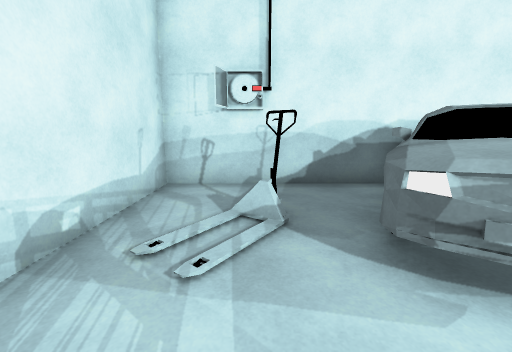
View 1 (above)

22 first-person views from a walk through a 3-D level made in the Unity game engine. The camera is 1.4 m above the floor, tilts 10° down and sees 90° across. The floor is counted in squares, 1 m on a side. Each view is taken from the middle of a square. On the plan, view 1 faces up. The plan holds only what a view shows up to about 13 squares ahead; the rest is blank. Some animated figures are not drawn.

View 2
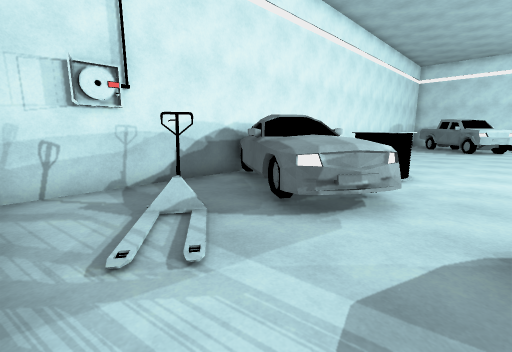

View 3
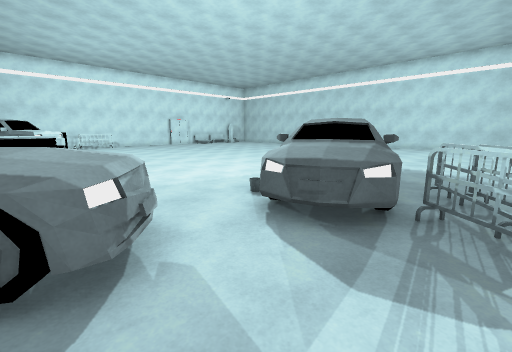

View 4
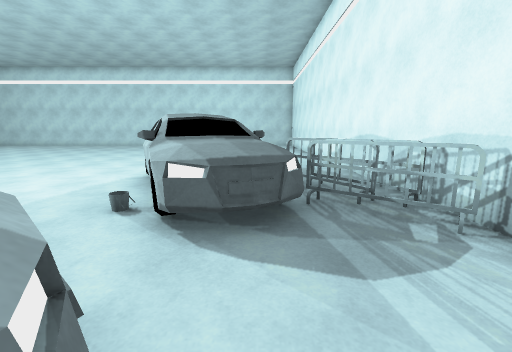

View 5
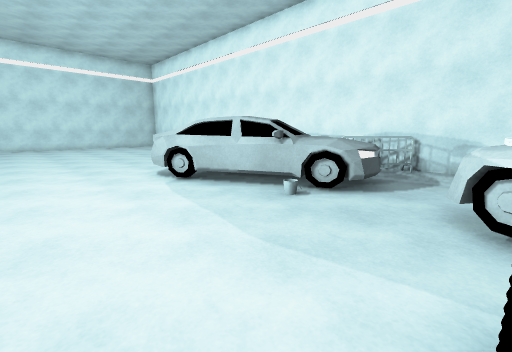

View 6
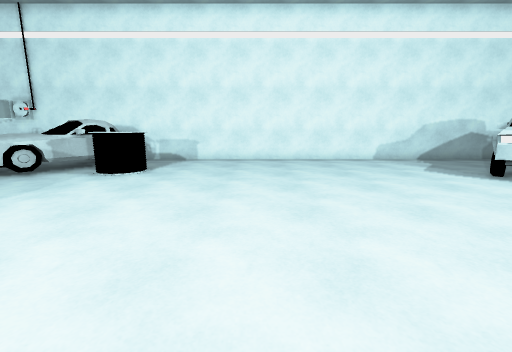

View 7
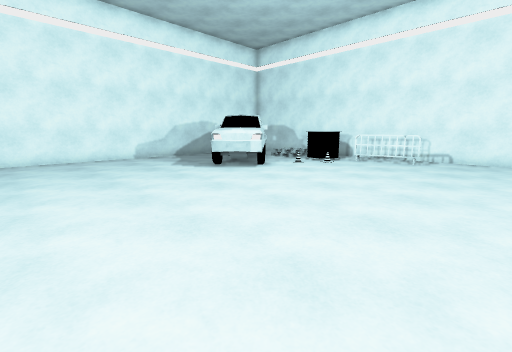

View 8
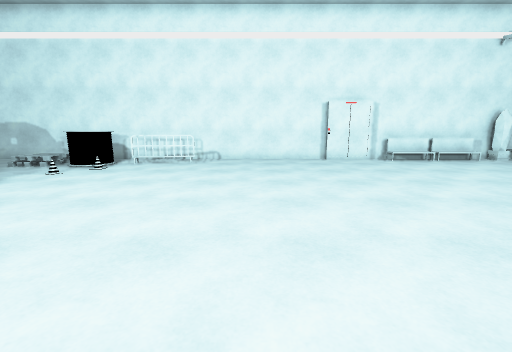

View 9
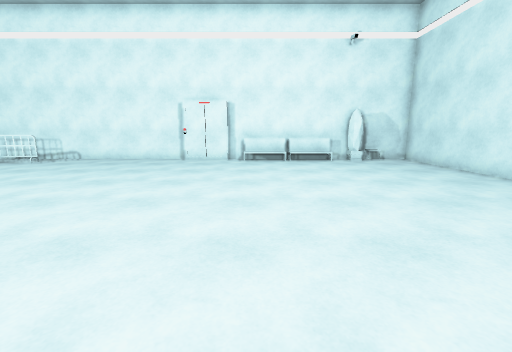

View 10
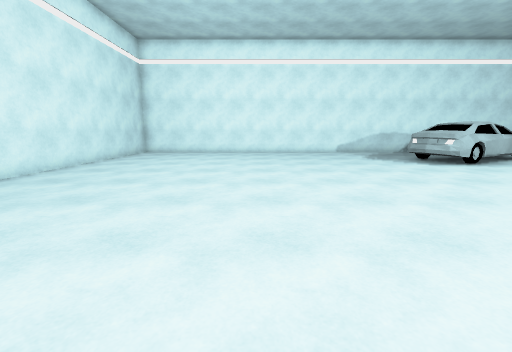

View 11
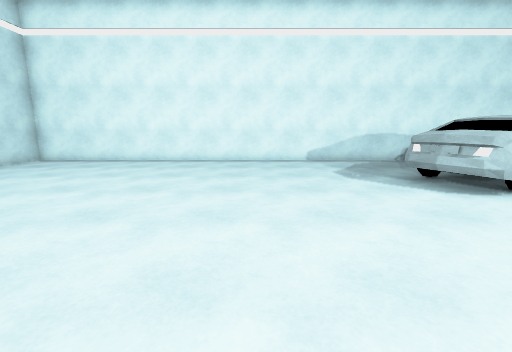

View 12
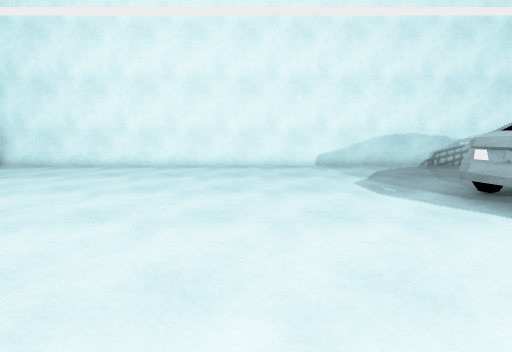

View 13
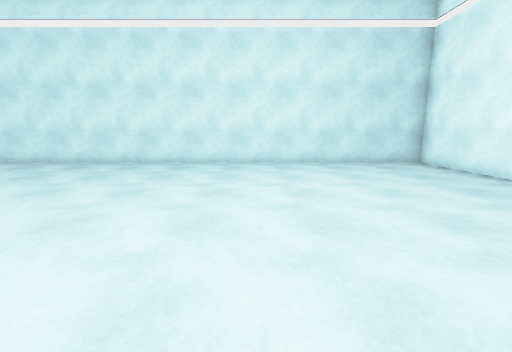

View 14
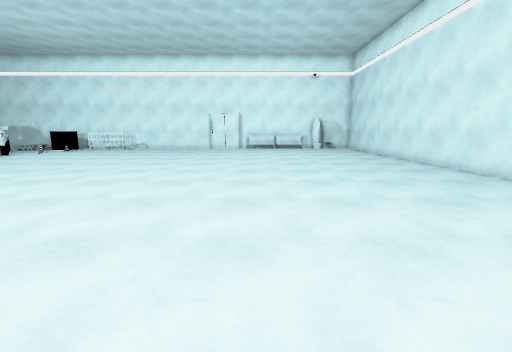

View 15
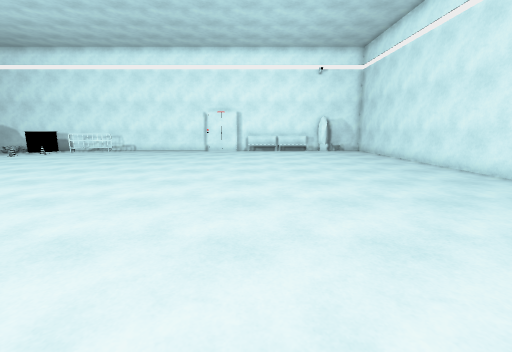

View 16
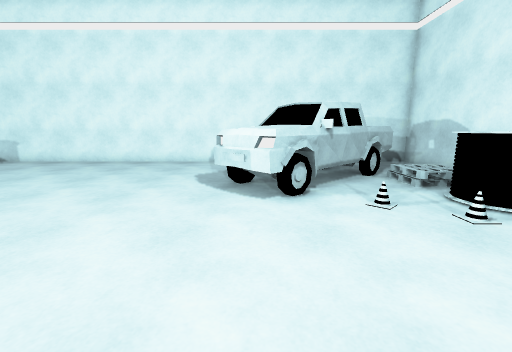

View 17
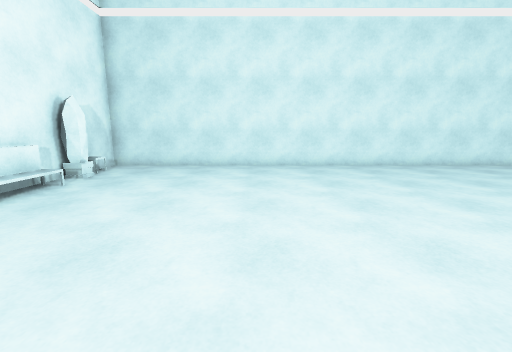

View 18
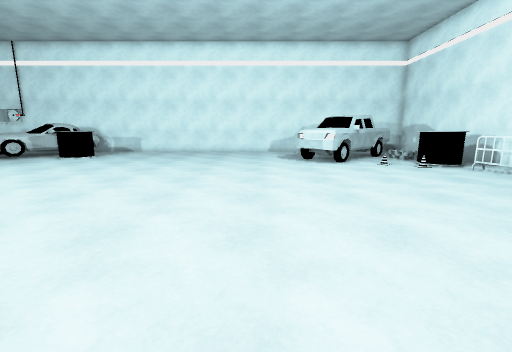

View 19
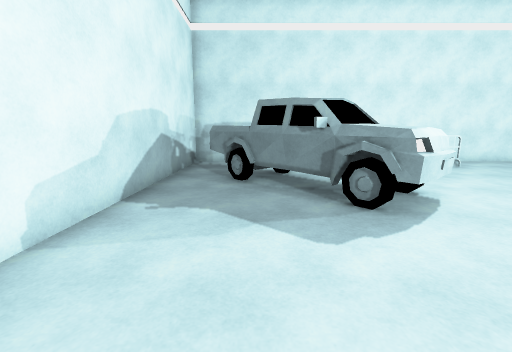

View 20
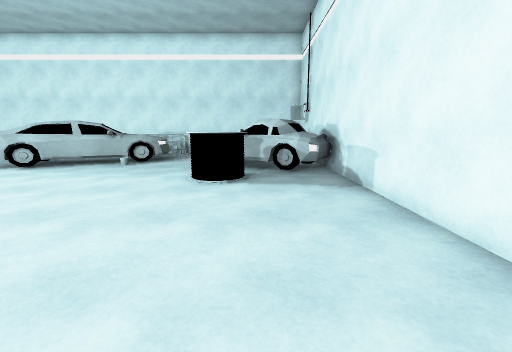

View 21
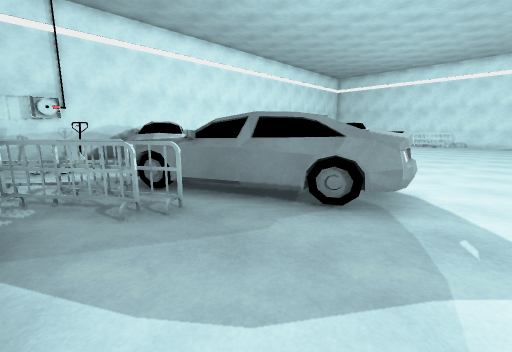

View 22
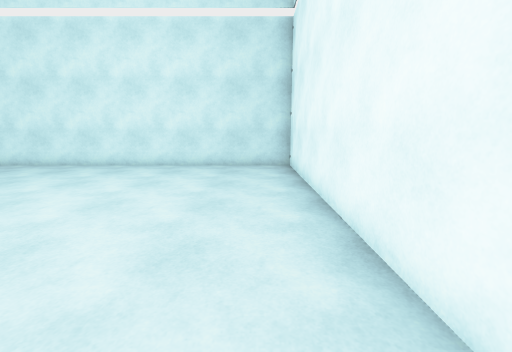

### Floor plan
Key: @ floor where view 1 was taken; # wall or solid block; x gap in a wall; . floor; C car; P pallet; R drum; A railing; T thing the floor can be seen under or through; N cone; H chair; O other object.
Columns run from 3 left of view 1 to 26 right of it. Each row starts with its distance up from view 1.
  7 ##############################
  6 #.....#CC#...................#
  5 #.....CCC#...............C ..#
  4 #..Px#CCC#..............CCC. #
  3 #....CCC.RR............C C#. #
  2 #....CC#.##..........#CCC#.O #
  1 #....................#CC#... #
  0 #..@O#................TT.NRRx#
 -1 ##A#OO#...................N#.#
 -2 ##A#OOO....................#.#
 -3 #.A#OOOO...................A.#
 -4 #..##OOO...................#.#
 -5 #....OOO.....................#
 -6 #....#OO.....................#
 -7 #.....OO.....................#
 -8 #............................#
 -9 #............................#
-10 #............................#
-11 #............................#
-12 #............................#
-13 #............................#
-14 #............................H
-15 #............................#
-16 #............................#
-17 #............................H
-18 #............................#
-19 #...........................##
-20 #............................O
-21 #............................#
-22 ##############################

Positions as (right, up) in squares from view 1, and headings:
1: (0, 0), facing up
2: (-2, 0), facing up-right
3: (-1, 3), facing down-right
4: (1, 3), facing down
5: (8, 2), facing down-left
6: (11, -6), facing up
7: (12, -7), facing up-right
8: (13, -7), facing right
9: (13, -14), facing right
10: (15, -14), facing left
11: (10, -11), facing left
12: (8, -11), facing left
13: (5, -10), facing down
14: (5, -14), facing right
15: (7, -14), facing right
16: (19, -5), facing up
17: (20, -11), facing down
18: (16, -11), facing up
19: (14, 4), facing right
20: (14, 4), facing left
21: (-2, -8), facing up-right
22: (-1, -11), facing down
